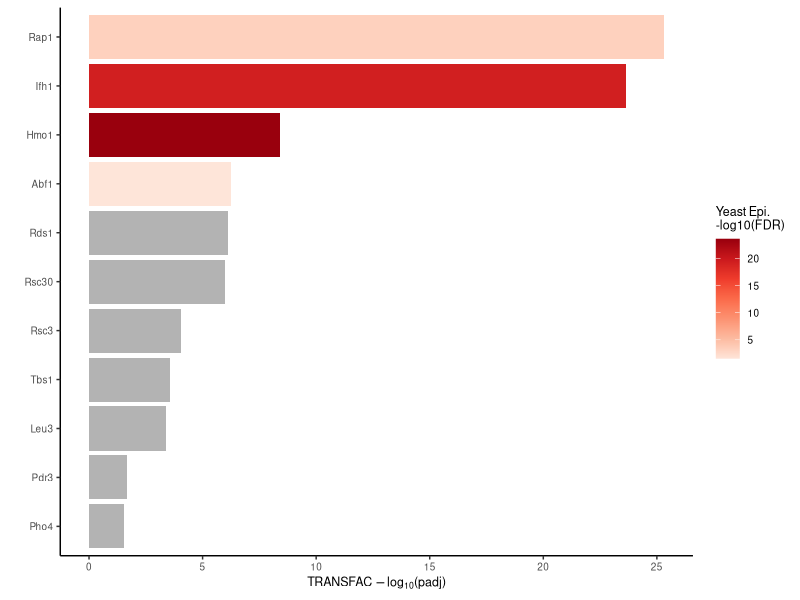
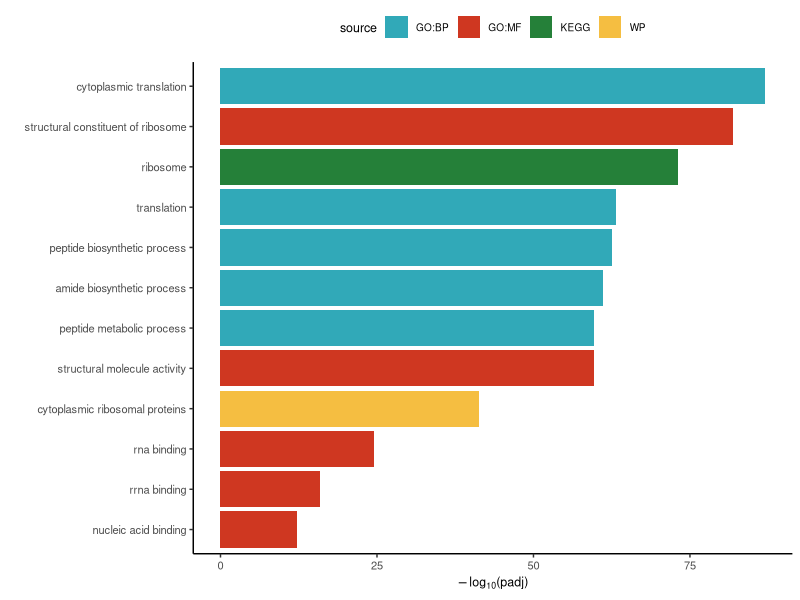

Reproduce these figures in R, in order.
rm(list = ls())

library(tidyverse)
library(RColorBrewer)
library(ggrepel)


# upload table with residence times and replace <1 min with a random number between 0-1
# make class labels
resTimes = read.csv("data/residence_times_all.csv") %>% 
  dplyr::select(c(gene, TFIIF)) %>% 
  drop_na() %>% 
  distinct()

plotResTime = resTimes %>% 
  mutate(randNum = runif(nrow(resTimes), min=0, max=1)) %>% 
  mutate(TFIIF = ifelse(TFIIF == "<1", randNum, as.numeric(TFIIF))) %>% 
  dplyr::select(gene, TFIIF)


# upload residence time table - select TFIIF 
# and separate those into long-lived (5 min thresh.) or not
# extract the long-lived TFIIF genes
longTFIIF = plotResTime %>% 
  dplyr::filter(TFIIF >= 5)%>% 
  dplyr::select(gene)
# 
# paste the lists of long lived and short lived genes to g:Profiler
# upload results from g:Profiler: TF targets (for duplicated results from g:Profiler 
# pick the one with the most significant enrichment)
gprofiler = read.csv("data/analysis/long_TFIIF/gProfiler.csv") %>% 
  dplyr::filter(source == "TF") %>% 
  separate(term_name, into = c("toss", "TF"), sep = ": ", extra = "drop") %>% 
  dplyr::select(-toss) %>% 
  separate(TF, into = c("TF", "toss"), sep = ";", extra = "drop") %>% 
  dplyr::select(-toss) %>% 
  mutate(TF = ifelse(endsWith(TF, "p"), str_sub(TF, end = -2), TF)) %>% 
  group_by(TF) %>% 
  dplyr::slice(which.max(negative_log10_of_adjusted_p_value)) %>% 
  dplyr::select(TF, negative_log10_of_adjusted_p_value)%>% 
  mutate(TF = str_to_title(TF))

# compare results from  significant TF target enrichment (Yeats Epigeneome database gene targets): 
# these were generated analogously with "figS7cd_TFIIF_longLived_YeastEpi_enrichment.R") 
# and compare to results from g:Profiler
sigRes = read.csv("data/analysis/long_TFIIF/sigTFenrichment.csv")
plotRes = sigRes %>% 
  dplyr::select(TF, logFDR) %>% 
  mutate(TF = str_to_title(TF)) %>% 
  full_join(gprofiler) %>% 
  replace_na(list(negative_log10_of_adjusted_p_value = 0, logFDR = 0))

# plot results from g:Profiler "validated" with our TF enrichment results
plotRes = sigRes %>% 
  dplyr::select(TF, logFDR) %>% 
  mutate(TF = str_to_title(TF)) %>% 
  full_join(gprofiler) %>% 
  dplyr::filter(!is.na(negative_log10_of_adjusted_p_value))
p = ggplot(plotRes, aes(y = reorder(TF, negative_log10_of_adjusted_p_value), 
                        x = negative_log10_of_adjusted_p_value, fill = logFDR))
p + geom_bar(stat= "identity") +
  theme_classic() +
  #theme(axis.text.x = element_text(angle = 45, vjust = 0.5, hjust=1))+
  scale_fill_distiller(palette = "Reds", direction = 1, na.value = "grey70",
                       name = paste("Yeast Epi.", "-log10(FDR)", sep = "\n")) +
  ylab("")+
  xlab(expression(paste("TRANSFAC ",-log[10],"(padj)"))) +
  theme(panel.background = element_rect(fill = "transparent"), # bg of the panel
        plot.background = element_rect(fill = "transparent", color = NA),
        text = element_text(size=9))
#ggsave("figures/panels/figS7/TFIIE_longLived_gProfiler.pdf", width = 7, height = 5, units = "cm")

# upload pathway results from g:Profiler (get maximum top 5 from each database)
pathways = read.csv("data/analysis/long_TFIIF/gProfiler.csv") %>% 
  dplyr::filter(source %in% c("GO:BP", "GO:MF", "KEGG", "WP")) %>% 
  group_by(source) %>% 
  arrange(desc(negative_log10_of_adjusted_p_value)) %>% 
  dplyr::slice(1:5) %>% 
  ungroup() %>% 
  mutate(term_name = tolower(term_name)) %>% 
  mutate(term_name = fct_reorder(term_name,negative_log10_of_adjusted_p_value)) 

# plot
p = ggplot(pathways, aes(y = fct_reorder(term_name,negative_log10_of_adjusted_p_value), 
                         x = negative_log10_of_adjusted_p_value, fill = source))
p + geom_bar(stat= "identity") +
  theme_classic() +
  #theme(axis.text.x = element_text(angle = 45, vjust = 0.5, hjust=1))+
  scale_fill_manual(values = c("#31A9B8", "#CF3721", "#258039", "#F5BE41")) +
  ylab("")+
  xlab(expression(paste(-log[10],"(padj)"))) +
  theme(panel.background = element_rect(fill = "transparent"), # bg of the panel
        plot.background = element_rect(fill = "transparent", color = NA),
        text = element_text(size=9),
        axis.text=element_text(size=8), legend.position = "top") 
#ggsave("figures/panels/figS7/TFIIF_longLived_gProfiler.pdf", width = 7, height = 7, units = "cm")
